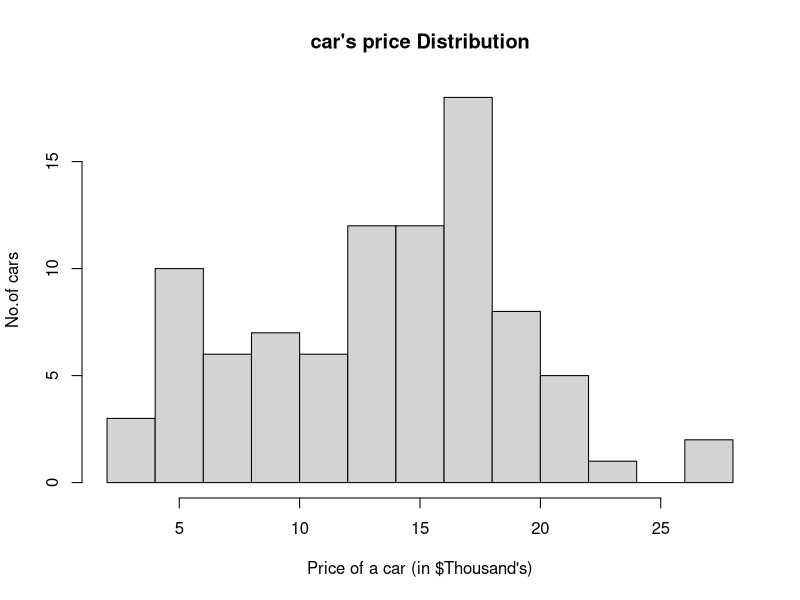
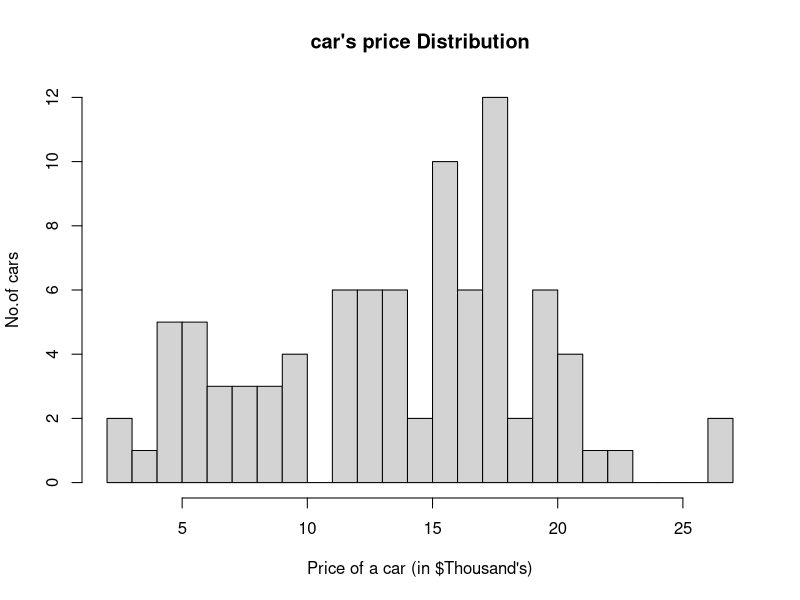
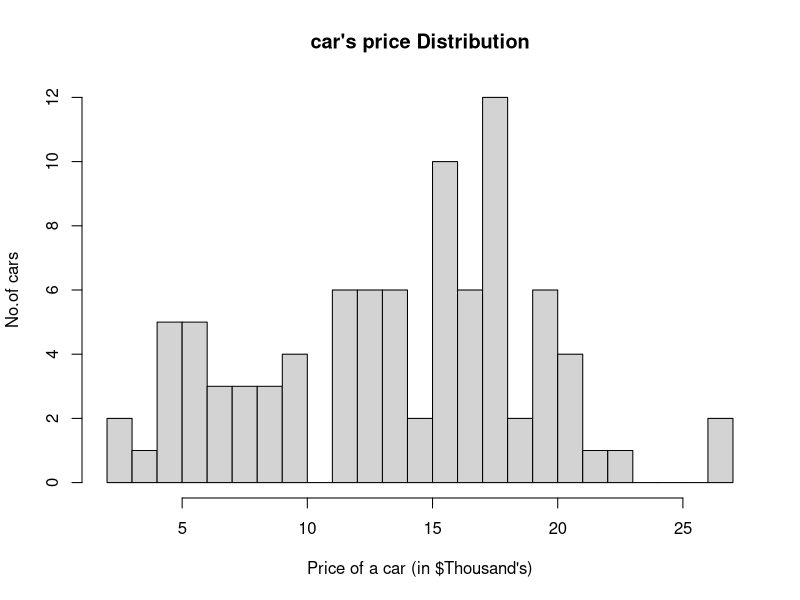
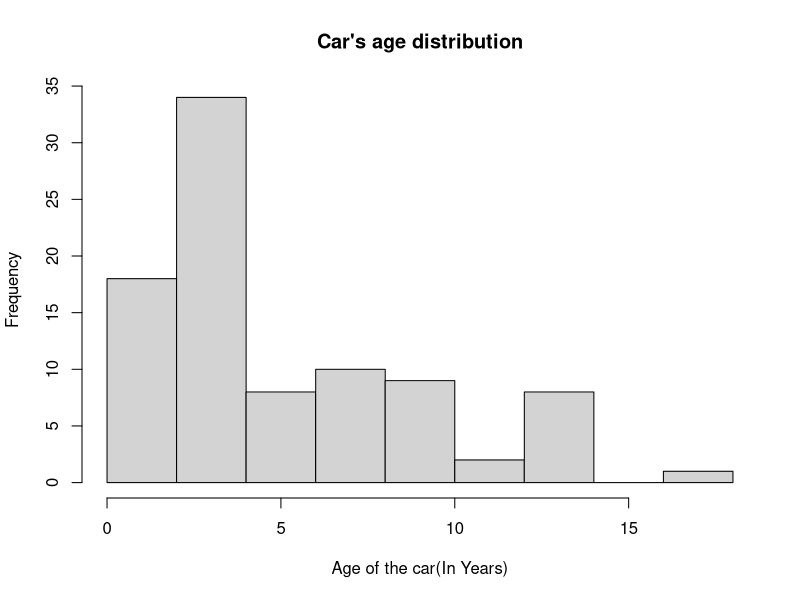
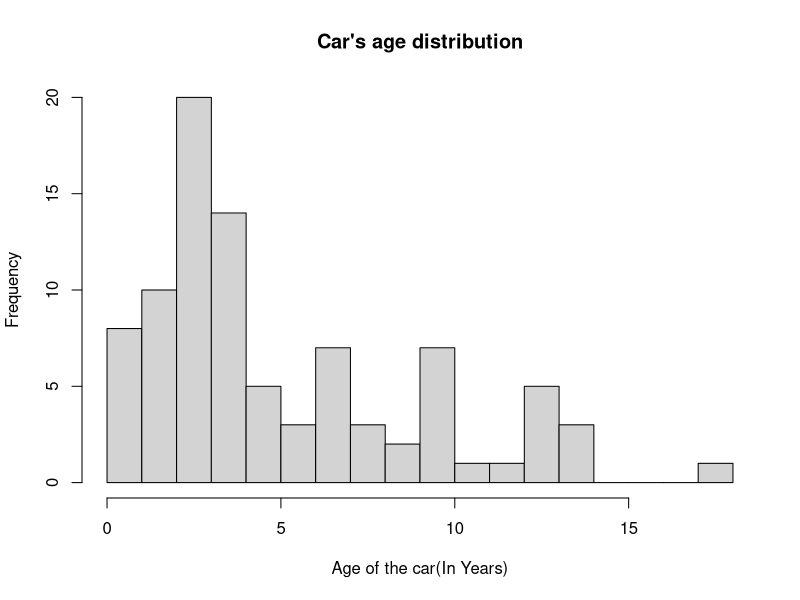
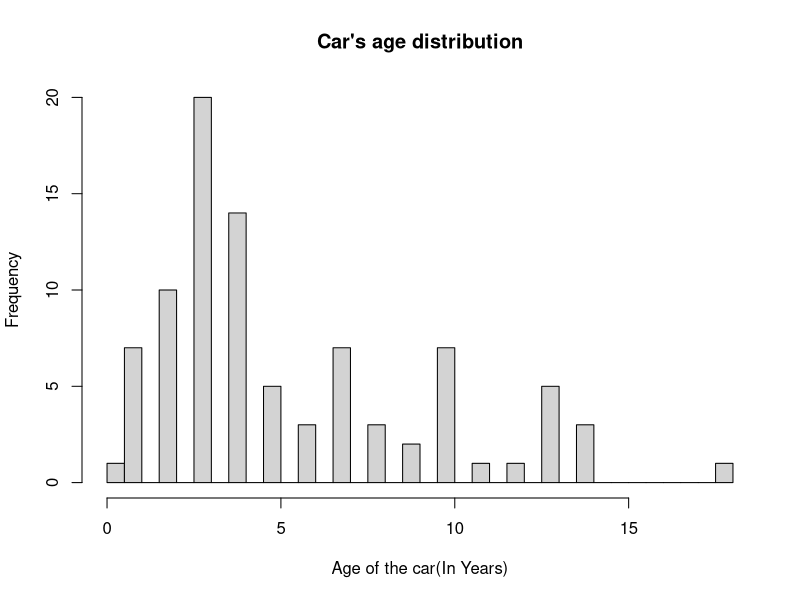
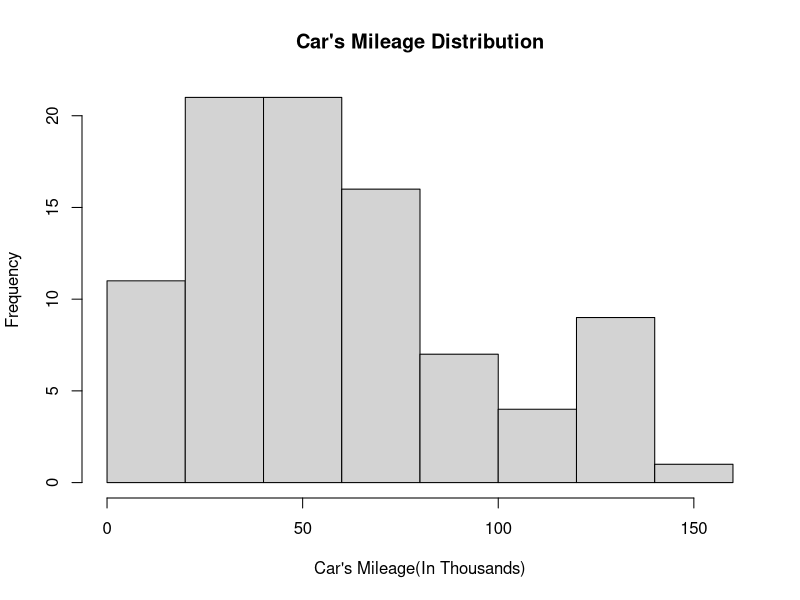
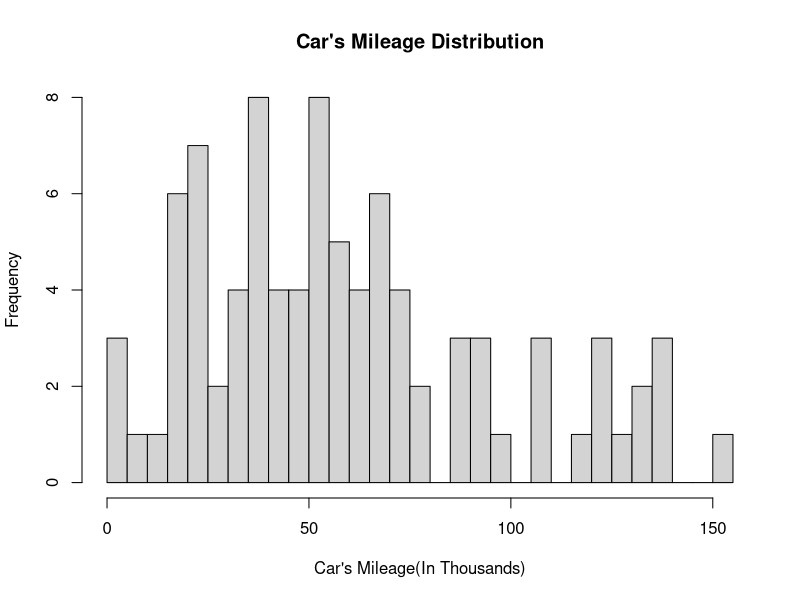

Recreate these plots in R, in order.
## ---- chunk 1
dataName <- read.table("ThreeCars2017.csv", header=TRUE, sep=",")
class(dataName$Age)
class(dataName$Mileage)
class(dataName$Price)

## ---- chunk 2
          
dataName <- read.table("ThreeCars2017.csv", header=TRUE, sep=",")
head(dataName)

## ---- chunk 3
dataName1<- dataName[, names(dataName) %in% c("Age","Price","Mileage")]
head(dataName1)
## ---- chunk 4
hist(dataName1$Price, breaks=10, xlab="Price of a car (in $Thousand's)", main="car's price Distribution",ylab="No.of cars")
hist(dataName1$Price, breaks=20, xlab="Price of a car (in $Thousand's)", main="car's price Distribution",ylab="No.of cars")
hist(dataName1$Price, breaks=30, xlab="Price of a car (in $Thousand's)", main="car's price Distribution",ylab="No.of cars")
## ---- chunk 5
hist(dataName$Age, breaks=10, xlab="Age of the car(In Years)", main="Car's age distribution")
hist(dataName$Age, breaks=20, xlab="Age of the car(In Years)", main="Car's age distribution")
hist(dataName$Age, breaks=30, xlab="Age of the car(In Years)", main="Car's age distribution")
## ---- chunk 6
hist(dataName$Mileage, breaks=10, xlab="Car's Mileage(In Thousands)", main="Car's Mileage Distribution")
hist(dataName$Mileage, breaks=50, xlab="Car's Mileage(In Thousands)", main="Car's Mileage Distribution")
hist(dataName$Mileage, breaks=100, xlab="Car's Mileage(In Thousands)", main="Car's Mileage Distribution")
## ---- chunk 7
hist(log10(dataName$Age), breaks=10, xlab="log(Price)", main="log Age distribution")
hist(log10(dataName$Age), breaks=20, xlab="log(Price)", main="log Age distribution")
hist(log10(dataName$Age), breaks=100, xlab="log(Price)", main="log Age distribution")
## ---- chunk 8
plot(dataName$Age, dataName$Price,col ="#000000",pch=19, xlab="Age of a Car(in Years)", ylab="Corresponding car's price(In thousands of $)")
mymodel <- lm(dataName$Price ~ dataName$Age)
points(dataName$Age, mymodel$coefficients[1] + mymodel$coefficients[2] *
dataName$Age, type="l", col="red")
## ---- chunk 9

plot(dataName$Mileage, dataName$Price,col ="#000000",pch=19, xlab="Mileage (in Thousands)", ylab="car's price(In thousands of $)")
mymodel1 <- lm(dataName$Price ~ dataName$Mileage)
points(dataName$Mileage, mymodel1$coefficients[1] + mymodel1$coefficients[2] *
dataName$Mileage, type="l", col="green")

